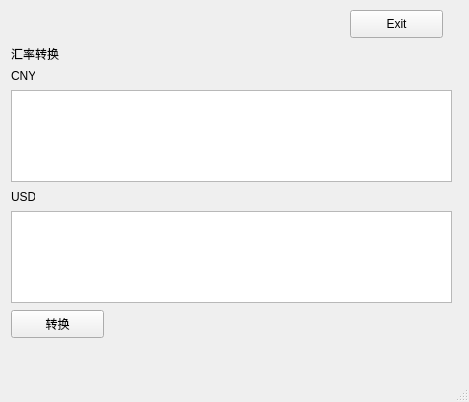
<?xml version="1.0" encoding="UTF-8"?>
<ui version="4.0">
 <class>MainWindow</class>
 <widget class="QMainWindow" name="MainWindow">
  <property name="geometry">
   <rect>
    <x>0</x>
    <y>0</y>
    <width>469</width>
    <height>402</height>
   </rect>
  </property>
  <property name="windowTitle">
   <string>汇率转换器</string>
  </property>
  <widget class="QWidget" name="centralwidget">
   <widget class="QPushButton" name="pushButton">
    <property name="geometry">
     <rect>
      <x>11</x>
      <y>310</y>
      <width>93</width>
      <height>28</height>
     </rect>
    </property>
    <property name="text">
     <string>转换</string>
    </property>
   </widget>
   <widget class="QLabel" name="label">
    <property name="geometry">
     <rect>
      <x>11</x>
      <y>46</y>
      <width>60</width>
      <height>16</height>
     </rect>
    </property>
    <property name="lineWidth">
     <number>11</number>
    </property>
    <property name="midLineWidth">
     <number>3</number>
    </property>
    <property name="text">
     <string>汇率转换</string>
    </property>
    <property name="scaledContents">
     <bool>true</bool>
    </property>
    <property name="wordWrap">
     <bool>false</bool>
    </property>
    <property name="margin">
     <number>0</number>
    </property>
    <property name="indent">
     <number>0</number>
    </property>
   </widget>
   <widget class="QLabel" name="label_2">
    <property name="geometry">
     <rect>
      <x>11</x>
      <y>189</y>
      <width>24</width>
      <height>16</height>
     </rect>
    </property>
    <property name="text">
     <string>USD</string>
    </property>
   </widget>
   <widget class="QLabel" name="label_3">
    <property name="geometry">
     <rect>
      <x>11</x>
      <y>68</y>
      <width>24</width>
      <height>16</height>
     </rect>
    </property>
    <property name="text">
     <string>CNY</string>
    </property>
   </widget>
   <widget class="QTextEdit" name="textEdit">
    <property name="geometry">
     <rect>
      <x>11</x>
      <y>211</y>
      <width>441</width>
      <height>92</height>
     </rect>
    </property>
   </widget>
   <widget class="QTextEdit" name="textEdit_2">
    <property name="geometry">
     <rect>
      <x>11</x>
      <y>90</y>
      <width>441</width>
      <height>92</height>
     </rect>
    </property>
   </widget>
   <widget class="QPushButton" name="pushButton_2">
    <property name="geometry">
     <rect>
      <x>350</x>
      <y>10</y>
      <width>93</width>
      <height>28</height>
     </rect>
    </property>
    <property name="text">
     <string>Exit</string>
    </property>
   </widget>
  </widget>
  <widget class="QMenuBar" name="menubar">
   <property name="geometry">
    <rect>
     <x>0</x>
     <y>0</y>
     <width>469</width>
     <height>26</height>
    </rect>
   </property>
  </widget>
  <widget class="QStatusBar" name="statusbar"/>
 </widget>
 <resources/>
 <connections/>
</ui>
